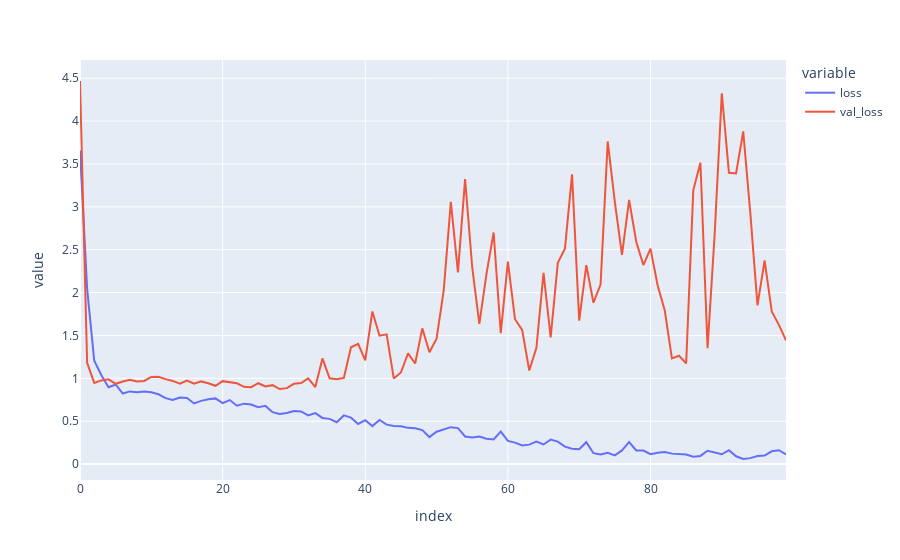

Notebook source saved alongside this figure:
### Code cell
f1 = np.array(history.history['loss']).flatten()
valf1 = np.array(history.history['val_loss']).flatten()
px.line(pd.DataFrame(np.array([f1, valf1]).T, columns=['loss', 'val_loss'])).show()
